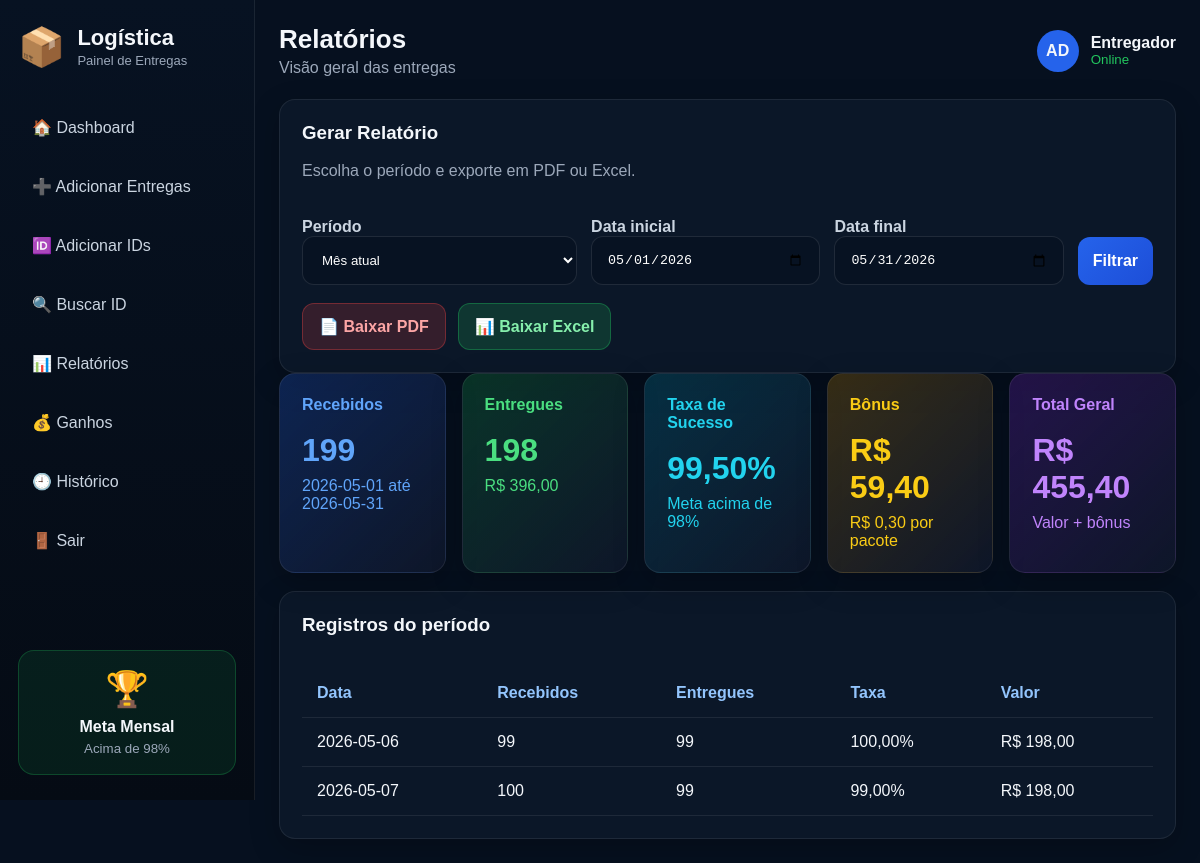
The page /relatorios (signed in) on the database as committed earlier.
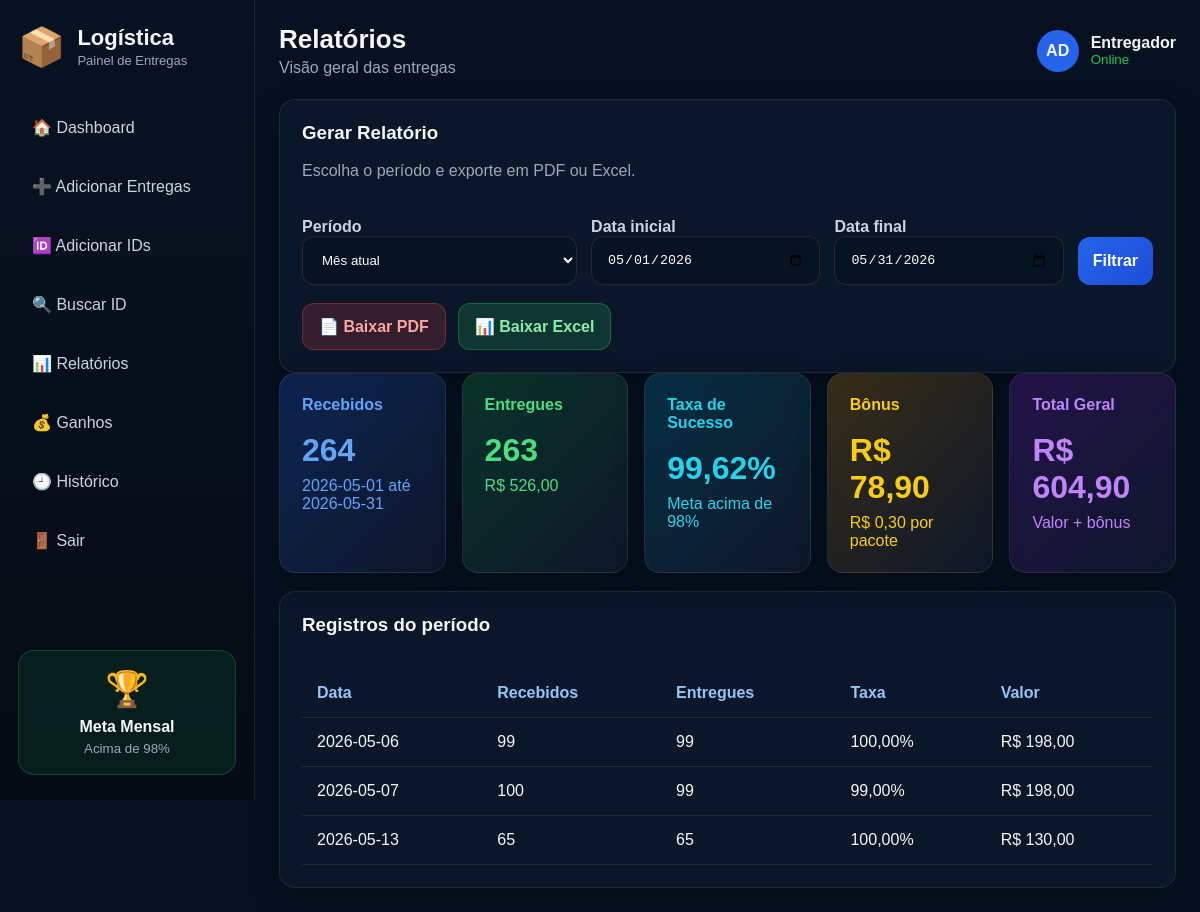
The same page on the database as committed later.
### tables this page shows
CREATE TABLE entregas (
            id INTEGER PRIMARY KEY AUTOINCREMENT,
            data TEXT NOT NULL UNIQUE,
            recebidos INTEGER NOT NULL,
            entregues INTEGER NOT NULL,
            criado_em TEXT NOT NULL
        );

### app.py (the view)
@app.route("/relatorios")
def relatorios():
    if not login_obrigatorio():
        return redirect(url_for("login"))
    periodo = request.args.get("periodo", "mes")
    inicio = request.args.get("inicio")
    fim = request.args.get("fim")
    dados = dados_relatorio(
        periodo,
        inicio,
        fim
    )
    return render_template(
        "relatorios.html",
        dados=dados
    )

### app.py (called while the page is built)
@app.before_request
def iniciar():
    criar_banco()

def login_obrigatorio():
    return session.get("logado") == True

@app.template_filter("moeda")
def moeda(valor):
    return (
        f"R$ {valor:,.2f}"
        .replace(",", "X")
        .replace(".", ",")
        .replace("X", ".")
    )

@app.template_filter("porcentagem")
def porcentagem(valor):
    return (
        f"{valor:.2f}%"
        .replace(".", ",")
    )

### database.py (called while the page is built)
def conectar():
    conn = sqlite3.connect(DB_NAME)
    conn.row_factory = sqlite3.Row
    return conn

def criar_banco():
    conn = conectar()
    cur = conn.cursor()
    cur.execute("""
        CREATE TABLE IF NOT EXISTS entregas (
            id INTEGER PRIMARY KEY AUTOINCREMENT,
            data TEXT NOT NULL UNIQUE,
            recebidos INTEGER NOT NULL,
            entregues INTEGER NOT NULL,
            criado_em TEXT NOT NULL
        )
    """)
    cur.execute("""
        CREATE TABLE IF NOT EXISTS pacotes_ids (
            id INTEGER PRIMARY KEY AUTOINCREMENT,
            data TEXT NOT NULL,
            codigo TEXT NOT NULL UNIQUE,
            criado_em TEXT NOT NULL
        )
    """)
    cur.execute("""
    CREATE TABLE IF NOT EXISTS historico_alteracoes (
        id INTEGER PRIMARY KEY AUTOINCREMENT,
        acao TEXT NOT NULL,
        descricao TEXT NOT NULL,
        data_hora TEXT NOT NULL
    )
    """)
    conn.commit()
    conn.close()

def buscar_por_periodo(inicio, fim):
    conn = conectar()
    cur = conn.cursor()
    cur.execute("""
        SELECT * FROM entregas
        WHERE data BETWEEN ? AND ?
        ORDER BY data ASC
    """, (inicio, fim))
    registros = cur.fetchall()
    conn.close()
    return registros

def calcular_totais(registros, aplicar_bonus_mensal=False, taxa_mensal=0):
    recebidos = sum(int(r["recebidos"]) for r in registros)
    entregues = sum(int(r["entregues"]) for r in registros)
    taxa = (entregues / recebidos * 100) if recebidos > 0 else 0
    valor_normal = entregues * VALOR_POR_PACOTE
    bonus = 0
    if aplicar_bonus_mensal and taxa_mensal > META_TAXA:
        bonus = entregues * BONUS_POR_PACOTE
    total = valor_normal + bonus
    return {
        "recebidos": recebidos,
        "entregues": entregues,
        "taxa": taxa,
        "valor_normal": valor_normal,
        "bonus": bonus,
        "total": total
    }

def inicio_mes():
    hoje = date.today()
    return date(hoje.year, hoje.month, 1).strftime("%Y-%m-%d")

### templates/relatorios.html (shortened to what this page needs)
{% extends "base.html" %}
{% set titulo = "Relatórios" %}
{% block content %}
<section class="panel">
    <div class="panel-header">
        <div>
            <h3>Gerar Relatório</h3>
            <p class="muted">Escolha o período e exporte em PDF ou Excel.</p>
        </div>
    </div>
    <form method="GET" action="{{ url_for('relatorios') }}" class="filters">
        <div>
            <label>Período</label>
            <select name="periodo" id="periodo">
                <option value="mes" {{ "selected" if dados.periodo == "mes" else "" }}>Mês atual</option>
            </select>
        </div>
        <div>
            <label>Data inicial</label>
            <input type="date" name="inicio" value="{{ dados.inicio }}">
        </div>
        <div>
            <label>Data final</label>
            <input type="date" name="fim" value="{{ dados.fim }}">
        </div>
        <button type="submit">Filtrar</button>
    </form>
    <div class="export-buttons">
        <a class="export pdf" href="{{ url_for('exportar_pdf', periodo=dados.periodo, inicio=dados.inicio, fim=dados.fim) }}">📄 Baixar PDF</a>
        <a class="export excel" href="{{ url_for('exportar_excel', periodo=dados.periodo, inicio=dados.inicio, fim=dados.fim) }}">📊 Baixar Excel</a>
    </div>
</section>
<section class="cards">
    <div class="card blue">
        <span>Recebidos</span>
        <h2>{{ dados.totais.recebidos }}</h2>
        <p>{{ dados.inicio }} até {{ dados.fim }}</p>
    </div>
    <div class="card green">
        <span>Entregues</span>
        <h2>{{ dados.totais.entregues }}</h2>
        <p>{{ dados.totais.valor_normal | moeda }}</p>
    </div>
    <div class="card cyan">
        <span>Taxa de Sucesso</span>
        <h2>{{ dados.totais.taxa | porcentagem }}</h2>
        <p>Meta acima de 98%</p>
    </div>
    <div class="card yellow">
        <span>Bônus</span>
        <h2>{{ dados.totais.bonus | moeda }}</h2>
        <p>R$ 0,30 por pacote</p>
    </div>
    <div class="card purple">
        <span>Total Geral</span>
        <h2>{{ dados.totais.total | moeda }}</h2>
        <p>Valor + bônus</p>
    </div>
</section>
<section class="panel">
    <h3>Registros do período</h3>
    <div class="table-wrap">
        <table>
            <thead>
                <tr>
                    <th>Data</th>
                    <th>Recebidos</th>
                    <th>Entregues</th>
                    <th>Taxa</th>
                    <th>Valor</th>
                </tr>
            </thead>
            <tbody>
                {% for r in dados.linhas %}
                <tr>
                    <td>{{ r.data }}</td>
                    <td>{{ r.recebidos }}</td>
                    <td>{{ r.entregues }}</td>
                    <td>{{ r.taxa | porcentagem }}</td>
                    <td>{{ r.valor | moeda }}</td>
                </tr>
                {% else %}
                <tr>
                    <td colspan="5">Nenhum registro encontrado nesse período.</td>
                </tr>
                {% endfor %}
            </tbody>
        </table>
    </div>
</section>
{% endblock %}

### templates/base.html (shortened to what this page needs)
<!DOCTYPE html>
<html lang="pt-br">
<head>
    <link rel="stylesheet" href="{{ url_for('static', filename='style.css') }}">
</head>
<body>
    <aside class="sidebar">
        <div class="brand">
            <div class="logo">📦</div>
            <div>
                <h2>Logística</h2>
                <span>Painel de Entregas</span>
            </div>
        </div>
        <nav>
            <a href="{{ url_for('dashboard') }}">🏠 Dashboard</a>
            <a href="{{ url_for('adicionar') }}">➕ Adicionar Entregas</a>
            <a href="{{ url_for('adicionar_ids') }}">🆔 Adicionar IDs</a>
            <a href="{{ url_for('buscar_id') }}"> 🔍 Buscar ID</a>
            <a href="{{ url_for('relatorios') }}">📊 Relatórios</a>
            <a href="{{ url_for('relatorios') }}">💰 Ganhos</a>
            <a href="{{ url_for('historico') }}">🕘 Histórico</a>
            <a href="{{ url_for('sair') }}">🚪 Sair</a>
        </nav>
        <div class="meta-box">
            <div class="trofeu">🏆</div>
            <strong>Meta Mensal</strong>
            <small>Acima de 98%</small>
        </div>
    </aside>
    <main class="main">
        <header class="topbar">
            <div>
                <h1>{{ titulo or "Dashboard" }}</h1>
                <p>Visão geral das entregas</p>
            </div>
            <div class="user">
                <span class="avatar">AD</span>
                <div>
                    <strong>Entregador</strong>
                    <small>Online</small>
                </div>
            </div>
        </header>
        {% block content %}{% endblock %}
    </main>
</body>
</html>

### static/style.css (style rules this page uses)
* { box-sizing: border-box; margin: 0; padding: 0; }
body { font-family: Arial, Helvetica, sans-serif; background: #06101f; color: #f4f7fb; min-height: 100vh; }
a { color: inherit; text-decoration: none; }
.sidebar { position: fixed; left: 0; top: 0; width: 255px; height: 100vh; background: linear-gradient(180deg, #071222, #050b14); border-right: 1px solid rgba(255,255,255,0.08); padding: 25px 18px; }
.brand { display: flex; align-items: center; gap: 12px; margin-bottom: 35px; }
.logo { font-size: 38px; }
.brand h2 { font-size: 22px; }
.brand span { color: #9ca8ba; font-size: 13px; }
nav { display: flex; flex-direction: column; gap: 12px; }
nav a { padding: 14px; border-radius: 12px; color: #cbd5e1; transition: 0.2s; }
.meta-box { position: absolute; bottom: 25px; left: 18px; right: 18px; background: rgba(22, 163, 74, 0.12); border: 1px solid rgba(34, 197, 94, 0.25); border-radius: 16px; padding: 18px; text-align: center; }
.trofeu { font-size: 35px; margin-bottom: 8px; }
.meta-box small { display: block; color: #9ca8ba; margin-top: 5px; }
.main { margin-left: 255px; padding: 24px; }
.topbar { display: flex; align-items: center; justify-content: space-between; margin-bottom: 22px; }
.topbar h1 { font-size: 26px; }
.topbar p { color: #9ca8ba; margin-top: 4px; }
.user { display: flex; align-items: center; gap: 12px; }
.avatar { width: 42px; height: 42px; border-radius: 50%; background: #2563eb; display: grid; place-items: center; font-weight: bold; }
.user small { color: #22c55e; display: block; }
.cards { display: grid; grid-template-columns: repeat(5, 1fr); gap: 16px; margin-bottom: 18px; }
.card { background: #0b1728; border: 1px solid rgba(255,255,255,0.08); border-radius: 16px; padding: 22px; min-height: 130px; box-shadow: 0 10px 30px rgba(0,0,0,0.25); }
.card span { font-weight: bold; }
.card h2 { font-size: 32px; margin: 18px 0 8px; }
.card p { font-size: 16px; }
.blue { background: linear-gradient(135deg, rgba(37,99,235,0.25), rgba(15,23,42,0.9)); color: #60a5fa; }
.green { background: linear-gradient(135deg, rgba(22,163,74,0.25), rgba(15,23,42,0.9)); color: #4ade80; }
.purple { background: linear-gradient(135deg, rgba(126,34,206,0.25), rgba(15,23,42,0.9)); color: #c084fc; }
.yellow { background: linear-gradient(135deg, rgba(202,138,4,0.25), rgba(15,23,42,0.9)); color: #facc15; }
.cyan { background: linear-gradient(135deg, rgba(8,145,178,0.25), rgba(15,23,42,0.9)); color: #22d3ee; }
.panel { background: #0b1728; border: 1px solid rgba(255,255,255,0.08); border-radius: 16px; padding: 22px; box-shadow: 0 10px 30px rgba(0,0,0,0.22); }
.panel h3 { margin-bottom: 18px; }
.panel-header { display: flex; justify-content: space-between; align-items: center; }
.table-wrap { overflow-x: auto; }
table { width: 100%; border-collapse: collapse; margin-top: 15px; }
th, td { padding: 15px; text-align: left; border-bottom: 1px solid rgba(255,255,255,0.08); }
th { color: #93c5fd; }
.muted { color: #9ca8ba; margin-bottom: 20px; }
label { color: #cbd5e1; font-weight: bold; }
input { width: 100%; padding: 15px; border: 1px solid rgba(255,255,255,0.10); border-radius: 12px; background: #071222; color: white; outline: none; }
button { margin-top: 10px; border: none; padding: 15px; border-radius: 12px; background: linear-gradient(135deg, #2563eb, #1d4ed8); color: white; font-size: 16px; font-weight: bold; cursor: pointer; }
.filters { display: grid; grid-template-columns: 1.2fr 1fr 1fr auto; gap: 14px; align-items: end; margin-top: 18px; }
.filters select { width: 100%; padding: 15px; border: 1px solid rgba(255,255,255,0.10); border-radius: 12px; background: #071222; color: white; outline: none; }
.export-buttons { display: flex; gap: 12px; margin-top: 18px; flex-wrap: wrap; }
.export { padding: 13px 16px; border-radius: 12px; font-weight: bold; }
.export.pdf { background: rgba(239, 68, 68, 0.18); color: #fca5a5; border: 1px solid rgba(239, 68, 68, 0.35); }
.export.excel { background: rgba(34, 197, 94, 0.18); color: #86efac; border: 1px solid rgba(34, 197, 94, 0.35); }

Rows that differ between the two databases and show on the page:
added entregas: data "2026-05-13", recebidos "65", entregues "65", taxa|porcentagem "100,00%", valor|moeda "R$ 130,00"
Other text that changed with them:
{{ dados.totais.recebidos }}: "199" → "264"
{{ dados.totais.entregues }}: "198" → "263"
{{ dados.totais.valor_normal | moeda }}: "R$ 396,00" → "R$ 526,00"
{{ dados.totais.taxa | porcentagem }}: "99,50%" → "99,62%"
{{ dados.totais.bonus | moeda }}: "R$ 59,40" → "R$ 78,90"
{{ dados.totais.total | moeda }}: "R$ 455,40" → "R$ 604,90"
